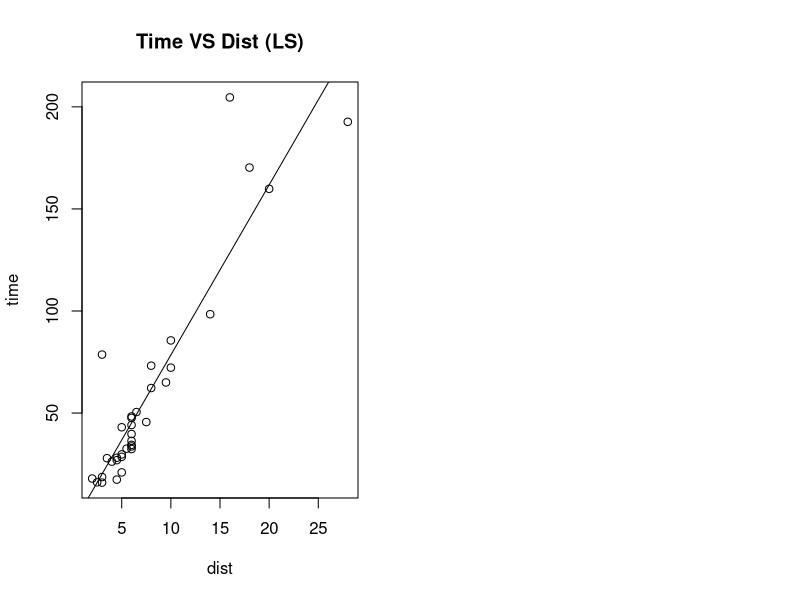

Write the R code that produced this figure. (Note: this script raises an error after producing the figure.)
########################################################### Problem I ############################################################

setwd("")  # set directory

library(quantreg)

# 1. Problem 4.8 on page 273 on Carmona

# 1.1 LS regressions (diagnostics)

HILLS.data <- read.table("hills.csv",header = T, sep=",")
attach(HILLS.data)
head(HILLS.data)

par(mfrow=c(1,2))

  # LS regression 1 [LM] (time x dist)
HILLS.LSM1 <- lm(time~dist)
plot(dist,time, main="Time VS Dist (LS)")
abline(HILLS.LSM1)

  # Residual QQ Plot
qqnorm(studres(HILLS.LSM1), main="Time VS Dist (LS)\n Studentized Residual Normal QQ Plot")
qqline(studres(HILLS.LSM1))
#plot(density(studres(HILLS.LSM1))

  # Summary
summary(HILLS.LSM1)

  # LS regression 2 [LM] (time x climb)
HILLS.LSM2 <- lm(time~climb)
plot(climb,time, main="Time VS Climb (LS)")
abline(HILLS.LSM2)

  # Residual QQ Plot
qqnorm(studres(HILLS.LSM2), main="Time VS Climb (LS)\n Studentized Residual Normal QQ Plot")
qqline(studres(HILLS.LSM2))
#plot(density(studres(HILLS.LSM2))

  # Summary
summary(HILLS.LSM2)

# 1.2 LAD regressions (diagnostics)

# https://stat.ethz.ch/pipermail/r-help/2006-August/110386.html
# https://stats.stackexchange.com/questions/129200/r-squared-in-quantile-regression


  # LAD regression 1 (time x dist)
HILLS.LAD1 <- rq(time~dist,0.5)
plot(dist,time, main="Time VS Dist (LAD)")
abline(HILLS.LAD1)

  # Residual QQ Plot
qqnorm(HILLS.LAD1$residuals, main="Time VS Dist (LAD)\n Residual Normal QQ Plot")
qqline(HILLS.LAD1$residuals)
#plot(density(HILLS.LAD1$residuals))

  # Analog R-sqr (manual)
HILLS.LAD1.rhat <- HILLS.LAD1$coef[1]+HILLS.LAD1$coef[2]*dist
time.rbar = mean(time)

HILLS.LAD1.ex_var <- sum((HILLS.LAD1.rhat-time.rbar)^2)
HILLS.LAD1.tot_var <- sum((time-time.rbar)^2)

HILLS.LAD1.ex_var / HILLS.LAD1.tot_var

  # Summary
summary(HILLS.LAD1)

# LAD regression 2 (time x climb)
HILLS.LAD2 <- rq(time~climb,0.5)
plot(climb,time, main="Time VS Climb (LAD)")
abline(HILLS.LAD2)

  # Residual QQ Plot
qqnorm(HILLS.LAD2$residuals, main="Time VS Climb (LAD)\n Residual Normal QQ Plot")
qqline(HILLS.LAD2$residuals)
#plot(density(HILLS.LAD2$residuals))

# Analog R-sqr (manual)
HILLS.LAD2.rhat <- HILLS.LAD2$coef[1]+HILLS.LAD2$coef[2]*climb
time.rbar = mean(time)

HILLS.LAD2.ex_var <- sum((HILLS.LAD2.rhat-time.rbar)^2)
HILLS.LAD2.tot_var <- sum((time-time.rbar)^2)

HILLS.LAD2.ex_var / HILLS.LAD2.tot_var

  # Summary
summary(HILLS.LAD2)

# 1.3 Prediction (interpolation and extrapolation)

c(min(dist),max(dist))

  # Interpolation
for (X_dist in c(5,10,15,20,25)) {
  predi2<-HILLS.LSM1$coef[1]+HILLS.LSM1$coef[2]*X_dist
  predi1<-HILLS.LAD1$coef[1]+HILLS.LAD1$coef[2]*X_dist
  predis<-round(c(predi2,predi1,predi2 - predi1),0)
  names(predis)<-c("LS", "LAD", "Diff")
  print(c(X_dist, predis))
}

  # Extrapolation
for (X_dist in c(30,35,40,45,50)) {
  predi2<-HILLS.LSM1$coef[1]+HILLS.LSM1$coef[2]*X_dist
  predi1<-HILLS.LAD1$coef[1]+HILLS.LAD1$coef[2]*X_dist
  predis<-round(c(predi2,predi1,predi2 - predi1),0)
  names(predis)<-c("LS", "LAD", "Diff")
  print(c(X_dist, predis))
}

# 1.4 Perturbed Data

head(HILLS.data)

  # Perturbed data

Thills <- HILLS.data
colnames(Thills) <- c("TX", "Tdist", "Tclimb", "Ttime")
Thills["Ttime"][Thills["TX"] == "Lairig Ghru"] <- 92.667
Thills[Thills["TX"] == "Lairig Ghru"]
attach(Thills)

  # Scatterplot of time x dist (superimposed LS and perturbed LS)

par(mfrow=c(1,2))

plot(dist,time, main="Time VS Dist (LS and Perturbed LS)")
abline(HILLS.LSM1, lty=2) # LS

HILLS.LSM1_new <- lm(Ttime~Tdist)
abline(HILLS.LSM1_new, col="red") # perturbed LS

  # Summary
summary(HILLS.LSM1_new)

legend("bottomright", cex = 0.75, c("LS","Perturbed LS"), lty=c(2,1), col=c("black","red"))

  # Scatterplot of time x dist (superimposed LAD and perturbed LAD)

plot(dist,time, main="Time VS Dist (LAD and Perturbed LAD)")
abline(HILLS.LAD1, lty=2) # LAD

HILLS.LAD1_new <- rq(Ttime~Tdist,0.5) # Perturbed LAD
abline(HILLS.LAD1_new, col="red")

  # Summary
summary(HILLS.LAD1_new)

legend("bottomright", cex = 0.75, c("LS","Perturbed LAD"), lty=c(2,1), col=c("black","red"))

# 1.5 Multiple LS [LM] (time x dist x climb)

  # Multiple Regression
HILLS.multi <- lm(time~dist+climb)
summary(HILLS.multi)

par(mfrow=c(1,1))

  # Residual QQ Plot
qqnorm(studres(HILLS.multi), main="Time VS Distance + Climb (LS)\n Studentized Residuals Normal QQ Plot")
qqline(studres(HILLS.multi))
#plot(density(HILLS.multi$residuals))

########################################################### Problem II ###########################################################

library(MASS)

GOOG <- read.table("Google.csv",header = T, sep=",")
attach(GOOG)
head(GOOG)

# 2.1 Simple LS Regression

  # Fit model
excess_return <- rGoog-rf
GOOG.fit <- lm(excess_return~rM_ex)

  # Summary
summary(GOOG.fit)

# 2.2i Significance

  # r-squared + p-value

# 2.2ii a Significance

GOOG.fit$coefficients[1]

  # a = 0.005715405 

# 2.2iii b Significance

GOOG.fit$coefficients[2]

  # b = 0.996074301 < 1

# 2.2iv Standardized/Studentized Residuals - model diagnostics

par(mfrow=c(2,1))

plot(stdres(GOOG.fit),type="l",main="Standardized Residuals")
plot(studres(GOOG.fit),type="l",main="Studentized Residuals")

n <- length(excess_return) - 1
plot(stdres(GOOG.fit)[-n],stdres(GOOG.fit)[-1],main="Standardized residual against previous one ")
cor(stdres(GOOG.fit)[-n],stdres(GOOG.fit)[-1])

plot(studres(GOOG.fit)[-n],studres(GOOG.fit)[-1],main="Studentized residual against previous one ")
cor(studres(GOOG.fit)[-n],studres(GOOG.fit)[-1])

acf(stdres(GOOG.fit), type = "correlation", plot = TRUE)
acf(studres(GOOG.fit), type = "correlation", plot = TRUE)

par(mfrow=c(1,2))
qqnorm(stdres(GOOG.fit),main="Q-Q Plot of Standardized Residuals")
abline(0,1,col="red")
qqnorm(studres(GOOG.fit),main="Q-Q Plot of Studentized Residuals")
abline(0,1,col="red")

# 3. Fama-French Three-factor Model (LS Regression)

pairs(cbind(excess_return,rM_ex,rSmB,rHmL))

FF3factor <- lm(excess_return ~ rM_ex + rSmB + rHmL)
summary(FF3factor)

# 4. Factor significance (whole and indvidually)

  # F statistics and p-value

# 5. Single Factor vs Multi Factor (variation explanation)

round(c(summary(GOOG.fit)$r.squared, summary(FF3factor)$r.squared),3)

# 6. Single Factor vs Multi Factor (statistically significance)

anova(GOOG.fit,FF3factor)

##################################################################################################################################

# Clear plots
#dev.off()

# Clear variables
#rm(list = ls())

# Clear console
#cat("\014")


